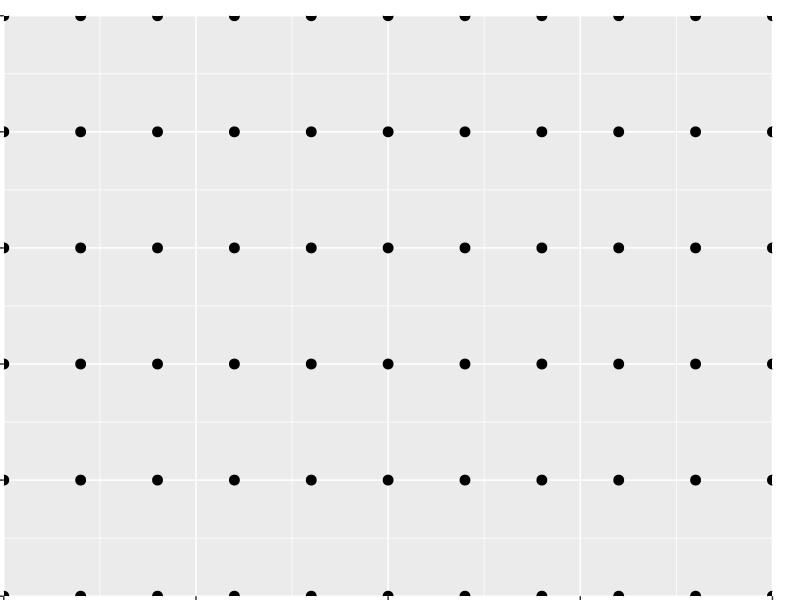

The R source for this figure:
## ---- chunk 1
library(ggplot2)
## ---- chunk 2
xr = 1000
yr = 500

r = 1000/10
h = 500/5

x = rep(seq(0, xr , r), 10)
y = t = rep(yr, xr/r+1)
for (i in 1:9){
  t = t-h
  y = c(y, t)
}
df_re <- data.frame(x = x, y = y)
df_re <- df_re[which(df_re$y >= 0),]
#x11(20, 10)
ggplot(data = df_re, aes(x = x, y = y))+
  geom_point(size = I(3))+
  xlim(0, 1000)+
  scale_x_continuous(limits=c(0,1000), expand=c(0,0)) +
  scale_y_continuous(limits=c(0,500), expand=c(0,0)) +
  theme(plot.title = element_text(hjust = 0.5, size = 28), 
        axis.text.x = element_blank(), 
        axis.text.y = element_blank(), 
        axis.title.x = element_blank(),
        axis.title.y = element_blank(),
        plot.margin = margin(.4, .7, , , "cm"))
